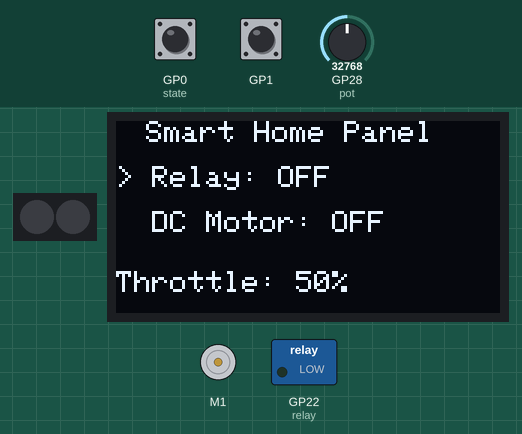
The program below on a simulated Raspberry Pi Pico running CircuitPython. Parts: 2 RGB LEDs in strip order, left to right, 128×64 one-colour display, DC motor (green arrow = forward, orange = backward, longer = faster), switched loads named in the program (green lamp = pin HIGH). The test bench sets the inputs (shaded band); at power-on: GP1 HIGH, GP0 (state) HIGH, GP28 (pot) = 32768 (analog values on the 0–65535 scale). Dim RGB values are drawn brighter than linear; what the program prints to the serial console is not drawn.

Above: at 2.7 s.
2.8 s: GP1 pulled LOW for 0.15 s
At 3.9 s:
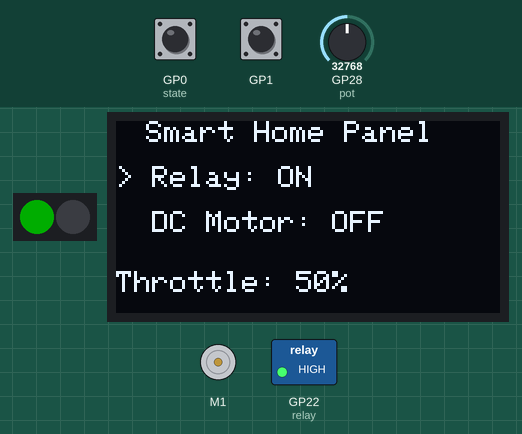
4.4 s: GP0 (state) pulled LOW for 0.15 s
At 5.0 s:
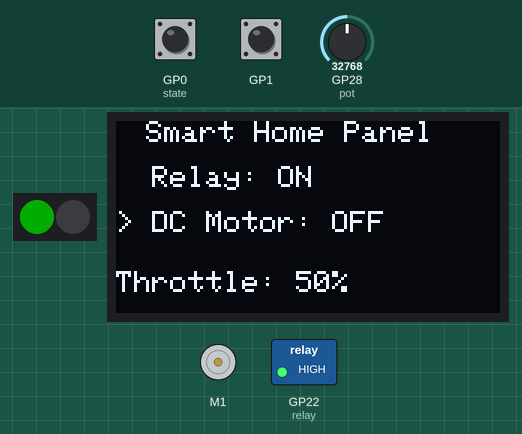
6.0 s: GP1 pulled LOW for 1 s
At 7.0 s:
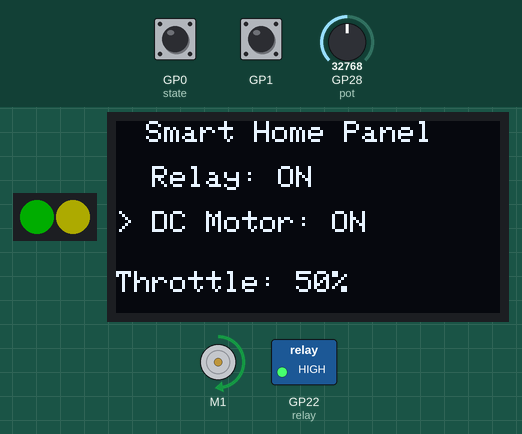
8.5 s: GP28 (pot) set to 40288
At 9.4 s:
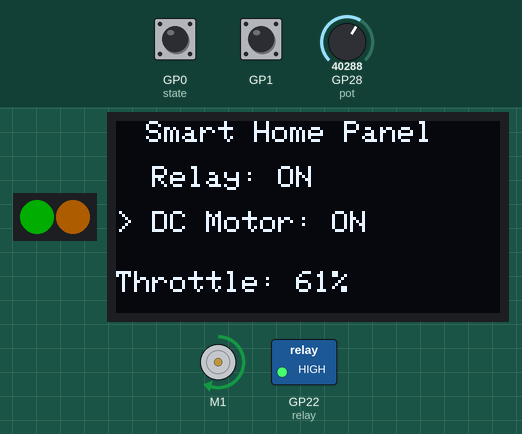
10.0 s: GP28 (pot) set to 41488
At 10.5 s:
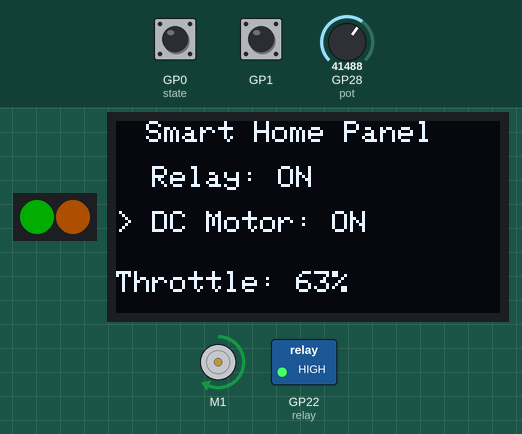
11.5 s: GP28 (pot) set to 7864
At 12.7 s:
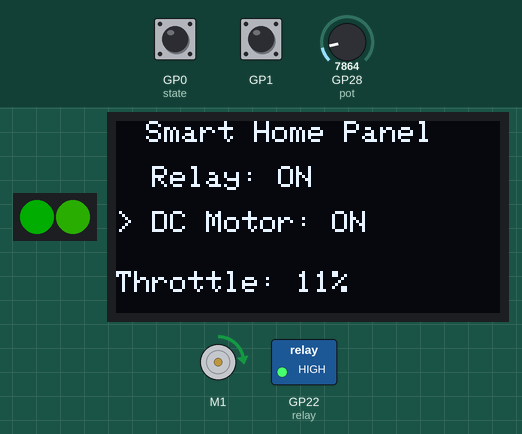
Timing chart, 0 to 14.0 s (numbered marks = the images above; inputs shaded):
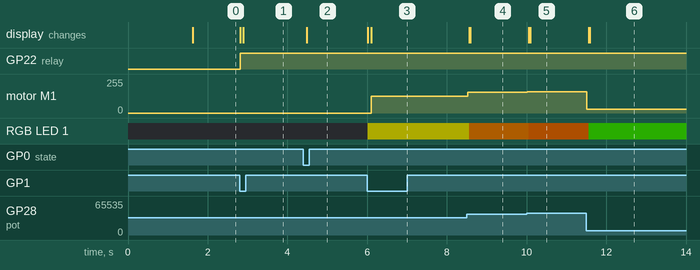

Measured:
- the behaviour switches between 40784 and 40800 on GP28 (pot) (found by bisection; images 4 and 5)
- after the input at 2.8 s, GP22 (relay): LOW → HIGH at once
- after the input at 4.4 s, the display: changes after 0.09 s (image 2)
- after the input at 6.0 s, motor M1: stopped → forward 127/255 after 0.11 s; RGB LED 1: off → RGB(51, 50, 0) at once
- after the input at 8.5 s, motor M1: forward 127/255 → forward 156/255 at once; RGB LED 1: RGB(51, 50, 0) → RGB(51, 27, 0) after 0.06 s
- after the input at 10.0 s, motor M1: forward 156/255 → forward 161/255 at once; RGB LED 1: RGB(51, 27, 0) → RGB(51, 23, 0) after 0.06 s
- after the input at 11.5 s, motor M1: forward 161/255 → forward 30/255 at once; RGB LED 1: RGB(51, 23, 0) → RGB(12, 51, 0) after 0.05 s

The program:

smarthomecontrolpanel.py
```python
import time, json
import board, busio, digitalio, neopixel
import wifi, socketpool
import adafruit_ssd1306
from pwmio import PWMOut
from adafruit_motor import motor
from analogio import AnalogIn
from adafruit_httpserver import Server, Request, Response, POST

# Buttons
def setup_button(pin):
    btn = digitalio.DigitalInOut(pin)
    btn.direction = digitalio.Direction.INPUT
    btn.pull = digitalio.Pull.UP
    return btn

button_sel = setup_button(board.GP0)
button_toggle = setup_button(board.GP1)

last_button_sel, last_sel_time = True, 0
last_button_toggle, last_toggle_time = True, 0

# Relay
relay = digitalio.DigitalInOut(board.GP22)
relay.direction = digitalio.Direction.OUTPUT

# NeoPixels
pixels = neopixel.NeoPixel(board.GP14, 2, brightness=0.2)

# OLED
oled = adafruit_ssd1306.SSD1306_I2C(128, 64, busio.I2C(board.GP5, board.GP4))

# DC Motor
PWM_M2A, PWM_M2B = PWMOut(board.GP12, frequency=10000), PWMOut(board.GP13, frequency=10000)
dc_motor = motor.DCMotor(PWM_M2A, PWM_M2B)
dc_motor.throttle = 0.0

# Potentiometer
pot = AnalogIn(board.GP28)

WIFI_SSID, WIFI_PASSWORD = "", ""

def connect_wifi():
    while True:
        try:
            print("Connecting to Wi-Fi...")
            wifi.radio.connect(WIFI_SSID, WIFI_PASSWORD)
            print(f"Connected! IP: {wifi.radio.ipv4_address}")
            return
        except Exception as e:
            print(f"Wi-Fi connection failed: {e}. Retrying in 2s...")
            time.sleep(2)

connect_wifi()
pool = socketpool.SocketPool(wifi.radio)

relay_on = motor_on = False
motor_throttle = web_throttle = pot_throttle = 0.0
throttle_source = "pot"  # "pot" or "web"
menu_items, selected_index = ['Relay', 'DC Motor'], 0
last_display_state = None

def update_motor_pixel(throttle, active):
    if not active:
        pixels[1] = (0, 0, 0); return
    if throttle < 0.5:
        r, g = int(2 * throttle * 255), 255
    else:
        r, g = 255, int(255 - 2 * (throttle - 0.5) * 510)
    pixels[1] = (r, g, 0)

def update_oled():
    oled.fill(0)
    oled.text("Smart Home Panel", 10, 0, 1)
    for i, item in enumerate(menu_items):
        prefix = '>' if i == selected_index else ' '
        state = 'ON' if (relay_on if i == 0 else motor_on) else 'OFF'
        oled.text(f"{prefix} {item}: {state}", 0, 15 + i*15, 1)
    oled.text(f"Throttle: {int(motor_throttle*100)}%", 0, 50, 1)
    oled.show()

def toggle_relay(source="button"):
    global relay_on
    relay_on = not relay_on
    relay.value = relay_on
    pixels[0] = (0, 255, 0) if relay_on else (0, 0, 0)
    update_motor_pixel(motor_throttle, motor_on)
    print(f"Relay toggled to: {'ON' if relay_on else 'OFF'} ({source})")
    update_oled()

def toggle_motor(source="button"):
    global motor_on
    motor_on = not motor_on
    update_motor_pixel(motor_throttle, motor_on)
    print(f"DC Motor toggled to: {'ON' if motor_on else 'OFF'} ({source})")
    update_oled()

def get_html():
    return f"""<!DOCTYPE html>
<html>
<head><title>Smart Home Control</title></head>
<body>
<h2>Smart Home Control Panel</h2>
<form method='POST'>
<p><b>Relay</b> <button type='submit' name='action' value='relay_toggle'>Toggle</button></p>
<p><b>DC Motor</b> <button type='submit' name='action' value='motor_toggle'>Toggle</button></p>
</form>
<p>Relay State: <b id='relay_state'>{'ON' if relay_on else 'OFF'}</b></p>
<p>DC Motor State: <b id='motor_state'>{'ON' if motor_on else 'OFF'}</b></p>
<p>DC Motor Throttle: <b id='motor_throttle'>{int(motor_throttle*100)}%</b></p>
<p>Throttle Source: <b id='throttle_source'>{throttle_source}</b></p>
<p>Set Throttle:
    <input type="range" min="0" max="100" value="{int(web_throttle*100)}" id="throttle_slider">
    <span id="slider_val">{int(web_throttle*100)}</span>%
</p>
<script>
let slider = document.getElementById('throttle_slider');
let sliderVal = document.getElementById('slider_val');
slider.oninput = () => sliderVal.textContent = slider.value;
slider.onchange = () => fetch('/', {{
    method: 'POST',
    headers: {{'Content-Type': 'application/x-www-form-urlencoded'}},
    body: 'action=throttle_set&throttle=' + slider.value
}}).then(_ => updateStates());
function updateStates() {{
    fetch('/status').then(r => r.json()).then(data => {{
        document.getElementById('relay_state').textContent = data.relay;
        document.getElementById('motor_state').textContent = data.motor;
        document.getElementById('motor_throttle').textContent = data.throttle + '%';
        document.getElementById('throttle_source').textContent = data.throttle_source;
        slider.value = data.slider_value;
        sliderVal.textContent = data.slider_value;
    }});
}}
setInterval(updateStates, 500);
</script>
</body>
</html>"""

server = Server(pool, "/static")

@server.route("/status")
def status(request: Request):
    return Response(request, json.dumps({
        "relay": "ON" if relay_on else "OFF",
        "motor": "ON" if motor_on else "OFF",
        "throttle": int(motor_throttle * 100),
        "throttle_source": throttle_source,
        "web_throttle": int(web_throttle * 100),
        "slider_value": int(motor_throttle * 100)
    }), content_type='application/json')

@server.route("/")
def base(request: Request):
    return Response(request, get_html(), content_type='text/html')

@server.route("/", POST)
def buttonpress(request: Request):
    global selected_index, web_throttle, throttle_source
    raw_text = request.raw_request.decode("utf8")
    if "relay_toggle" in raw_text: toggle_relay("web"); selected_index = 0
    elif "motor_toggle" in raw_text: toggle_motor("web"); selected_index = 1
    elif "throttle_set" in raw_text:
        try:
            val = int(request.form_data["throttle"])
            web_throttle, throttle_source = max(0, min(100, val)) / 100.0, "web"
        except Exception as e:
            print("Throttle set error:", e)
    return Response(request, get_html(), content_type='text/html')

server.start(str(wifi.radio.ipv4_address), port=80)
print(f"Server running at: http://{wifi.radio.ipv4_address}")

def handle_buttons(now):
    global last_button_sel, last_sel_time, selected_index
    global last_button_toggle, last_toggle_time

    # Selection button
    if not button_sel.value and last_button_sel and (now - last_sel_time > 0.25):
        selected_index = (selected_index + 1) % len(menu_items)
        update_oled(); last_sel_time = now
    last_button_sel = button_sel.value

    # Toggle button
    if not button_toggle.value and last_button_toggle and (now - last_toggle_time > 0.25):
        toggle_relay("button") if selected_index == 0 else toggle_motor("button")
        last_toggle_time = now
    last_button_toggle = button_toggle.value

def handle_motor():
    global motor_throttle, pot_throttle, web_throttle, throttle_source
    raw = pot.value / 65535
    pot_new = 0 if raw < 0.05 else raw
    if abs(pot_new - pot_throttle) > 0.03: throttle_source = "pot"
    pot_throttle = pot_new
    motor_throttle = web_throttle if throttle_source == "web" else pot_throttle
    dc_motor.throttle = motor_throttle if motor_on else 0.0
    update_motor_pixel(motor_throttle, motor_on)
    pixels[0] = (0, 255, 0) if relay_on else (0, 0, 0)

def handle_wifi():
    if not wifi.radio.connected:
        print("Wi-Fi lost. Reconnecting..."); connect_wifi()

def handle_server():
    try: server.poll()
    except OSError as e:
        if not (hasattr(e, 'errno') and e.errno == 32): print(">>> SERVER ERROR <<<", e)

def handle_oled():
    global last_display_state
    state = (selected_index, relay_on, motor_on, int(motor_throttle * 100))
    if state != last_display_state:
        update_oled(); last_display_state = state

try:
    while True:
        now = time.monotonic()
        handle_buttons(now)
        handle_motor()
        handle_wifi()
        handle_server()
        handle_oled()
        time.sleep(0.02)
except Exception as e:
    print(">>> FATAL ERROR <<<", e)
```
